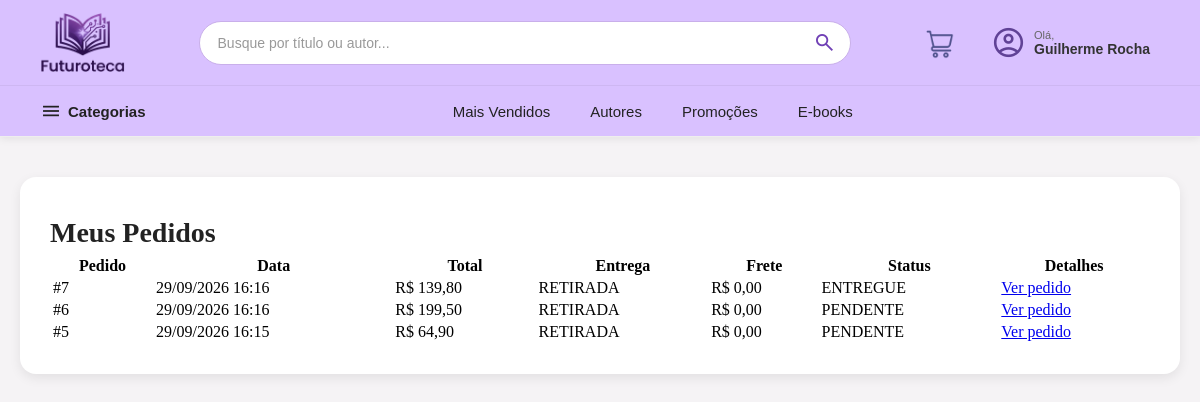
The app's page /meus-pedidos.php (signed in) with its own data.
### tables this page shows
CREATE TABLE `pedido` (
  `id_pedido` int(11) NOT NULL,
  `id_usuario` int(11) NOT NULL,
  `data_pedido` datetime NOT NULL DEFAULT current_timestamp(),
  `valor_total` decimal(10,2) NOT NULL,
  `tipo_entrega` enum('RETIRADA','ENTREGA') NOT NULL,
  `frete` decimal(10,2) NOT NULL DEFAULT 0.00,
  `status` enum('PENDENTE','PAGO','ENVIADO','ENTREGUE','CANCELADO') NOT NULL DEFAULT 'PENDENTE'
);

### meus-pedidos.php (the view, shortened to what this page needs)
<?php
require_once 'crud.php';
$idUsuario = (int) $_SESSION["id_usuario"];
$sql = "SELECT *
        FROM pedido
        WHERE id_usuario = ?
        ORDER BY id_pedido DESC";
$stmt = $pdo->prepare($sql);
$stmt->execute([$idUsuario]);
$pedidos = $stmt->fetchAll(PDO::FETCH_ASSOC);
?>
<!DOCTYPE html>
<html lang="pt-br">
<head>
    <link rel="stylesheet" href="css/header-footer.css">
    <link rel="stylesheet" href="css/compra.css">
</head>
<body>
<?php require_once "partials/header.php"; ?>
<main class="detalhes-container">
    <div class="detalhes-info">
        <h1>Meus Pedidos</h1>
        <?php if (count($pedidos) == 0): ?>
            <p>Você ainda não realizou nenhuma compra.</p>
        <?php else: ?>
            <table>
                <thead>
                    <tr>
                        <th>Pedido</th>
                        <th>Data</th>
                        <th>Total</th>
                        <th>Entrega</th>
                        <th>Frete</th>
                        <th>Status</th>
                        <th>Detalhes</th>
                    </tr>
                </thead>
                <tbody>
                    <?php foreach ($pedidos as $pedido): ?>
                        <tr>
                            <td>
                                #<?= $pedido["id_pedido"] ?>
                            </td>
                            <td>
                                <?= date(
                                    "d/m/Y H:i",
                                    strtotime($pedido["data_pedido"])
                                ) ?>
                            </td>
                            <td>
                                R$
                                <?= number_format(
                                    $pedido["valor_total"],
                                    2,
                                    ",",
                                    "."
                                ) ?>
                            </td>
                            <td>
                                <?= htmlspecialchars($pedido["tipo_entrega"]) ?>
                            </td>
                            <td>
                                R$
                                <?= number_format(
                                    $pedido["frete"],
                                    2,
                                    ",",
                                    "."
                                ) ?>
                            </td>
                            <td>
                                <?= htmlspecialchars($pedido["status"]) ?>
                            </td>
                            <td>
                                <a href="detalhes-pedido.php?id=<?= $pedido["id_pedido"] ?>">
                                    Ver pedido
                                </a>
                            </td>
                        </tr>
                    <?php endforeach; ?>
                </tbody>
            </table>
        <?php endif; ?>
    </div>
</main>
</body>
</html>

### css/header-footer.css (style rules this page uses)
body { margin: 0; padding: 0; box-sizing: border-box; }

### css/compra.css (style rules this page uses)
body { background-color: #f5f3f5; margin: 0; padding: 0; }
.detalhes-container { display: flex; gap: 40px; max-width: 1100px; margin: 40px auto; background: #fff; padding: 30px; border-radius: 16px; box-shadow: 0 4px 12px rgba(0,0,0,0.08); }
.detalhes-info { flex: 1.5; display: flex; flex-direction: column; }
.detalhes-info h1 { margin: 10px 0 5px 0; font-size: 28px; color: #222; }

### records on screen
pedido: id_pedido "7", data_pedido "29/09/2026 16:16", valor_total "139,80", tipo_entrega "RETIRADA", frete "0,00", status "ENTREGUE"
pedido: id_pedido "6", data_pedido "29/09/2026 16:16", valor_total "199,50", tipo_entrega "RETIRADA", frete "0,00", status "PENDENTE"
pedido: id_pedido "5", data_pedido "29/09/2026 16:15", valor_total "64,90", tipo_entrega "RETIRADA", frete "0,00", status "PENDENTE"

### other values on screen
$_SESSION["nome"] "Guilherme Rocha"
